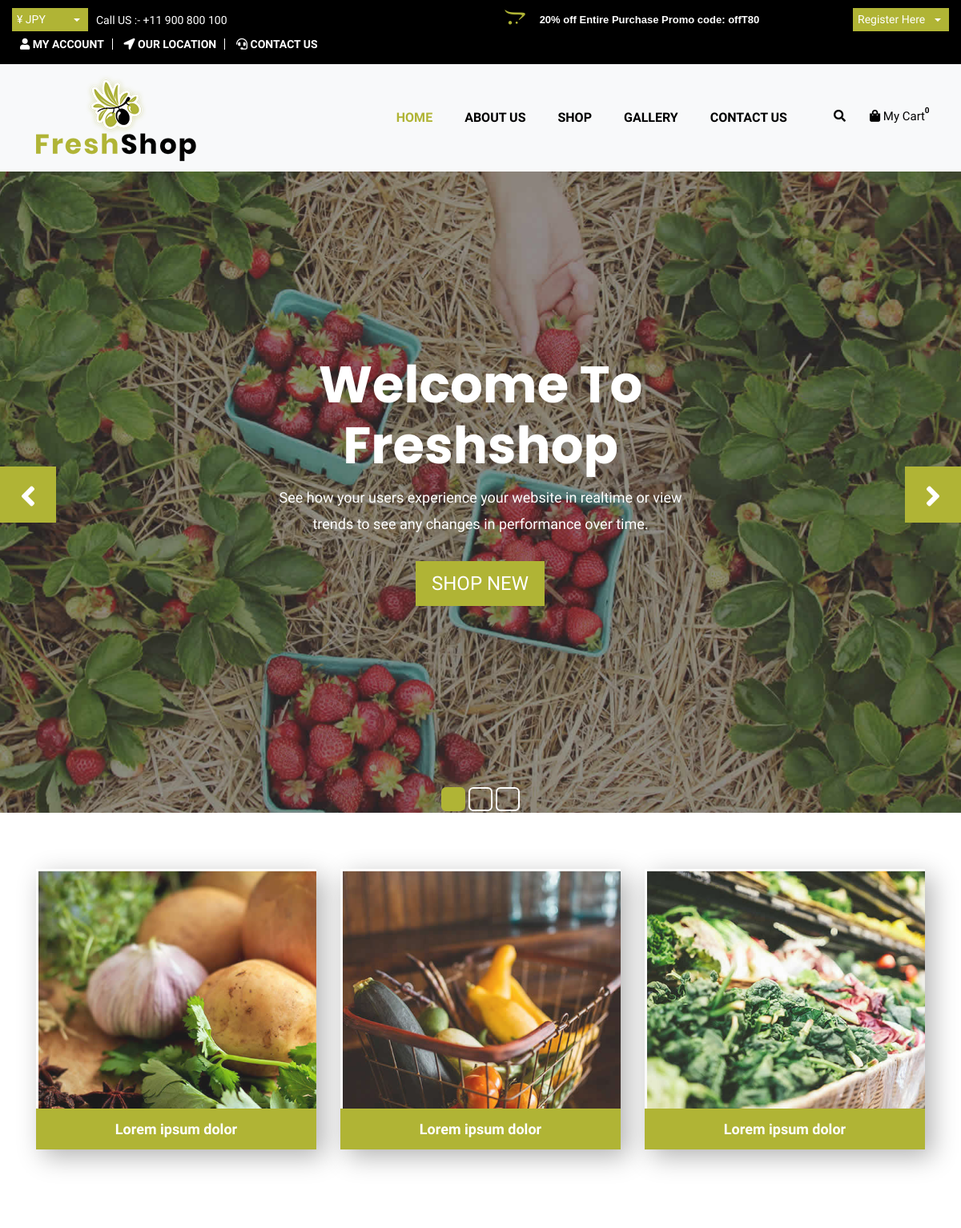
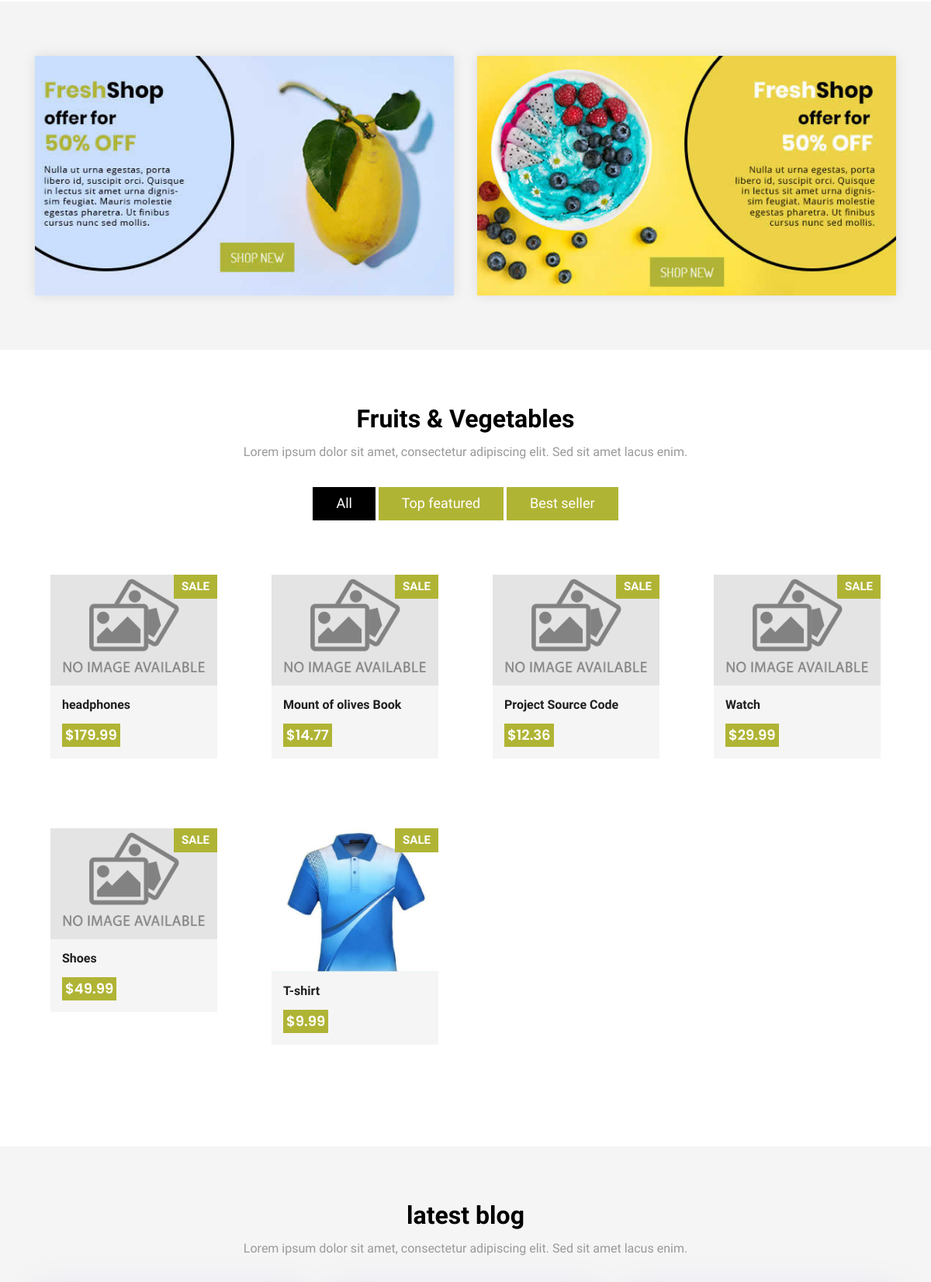
The page / (upper part) on the database its author committed (2 pictures, top to bottom).
### store/models.py (models this page shows, shortened)
class Product(models.Model):
    name = models.CharField(max_length=200)
    price = models.FloatField()
    digital = models.BooleanField(default=False)
    image = models.ImageField(default='products/unnamed.jpg', upload_to='products')

### store/views.py (the view)
# urls.py: 2. Add a URL to urlpatterns:  path('', views.home, name='home')
def home(request):
    products = Product.objects.all
    data = cartData(request)
    items = data['items']
    order = data['order']
    context = {
        'items' : items,
        'order':order,
        'products':products,
    }
    return render(request,'store/store.html',context)

### store/utils.py (called while the page is built, shortened)
def CookieCart(request):
    try:
        try:
            cart = json.loads(request.COOKIES['cart'])
        except:
            cart = {}
        items = []
        order = {
            'get_cart_total': 0,
            'get_item_total' : 0,
            'shipping':False,
        }
    except:
        pass
    return {'items':items,'order':order}

def cartData(request):
    if request.user.is_authenticated:
        customer = request.user.customer
        order,created = Order.objects.get_or_create(customer=customer,completed=False)
        items = order.orderitem_set.all()
    else:
        cookiedata = CookieCart(request)
        items = cookiedata['items']
        order = cookiedata['order']
    return {'order':order,'items':items}

### store/templates/store/store.html (shortened to what this page needs)
{% extends 'main.html' %}
{% load static %}
{% block content %}
<div id="slides-shop" class="cover-slides">
    <ul class="slides-container">
        <li class="text-center">
            <img src="{% static 'images/banner-01.jpg' %}" alt="">
            <div class="container">
                <div class="row">
                    <div class="col-md-12">
                        <h1 class="m-b-20"><strong>Welcome To <br> Freshshop</strong></h1>
                        <p class="m-b-40">See how your users experience your website in realtime or view <br> trends to see any changes in performance over time.</p>
                        <p><a class="btn hvr-hover" href="#">Shop New</a></p>
                    </div>
                </div>
            </div>
        </li>
    </ul>
    <div class="slides-navigation">
        <a href="#" class="next"><i class="fa fa-angle-right" aria-hidden="true"></i></a>
        <a href="#" class="prev"><i class="fa fa-angle-left" aria-hidden="true"></i></a>
    </div>
</div>
<div class="categories-shop">
    <div class="container">
        <div class="row">
            <div class="col-lg-4 col-md-4 col-sm-12 col-xs-12">
                <div class="shop-cat-box">
                    <img class="img-fluid" src="{% static 'images/categories_img_01.jpg' %}" alt="" />
                    <a class="btn hvr-hover" href="#">Lorem ipsum dolor</a>
                </div>
            </div>
            <div class="col-lg-4 col-md-4 col-sm-12 col-xs-12">
                <div class="shop-cat-box">
                    <img class="img-fluid" src="{% static 'images/categories_img_02.jpg' %}" alt="" />
                    <a class="btn hvr-hover" href="#">Lorem ipsum dolor</a>
                </div>
            </div>
            <div class="col-lg-4 col-md-4 col-sm-12 col-xs-12">
                <div class="shop-cat-box">
                    <img class="img-fluid" src="{% static 'images/categories_img_03.jpg' %}" alt="" />
                    <a class="btn hvr-hover" href="#">Lorem ipsum dolor</a>
                </div>
            </div>
        </div>
    </div>
</div>
<div class="box-add-products">
    <div class="container">
        <div class="row">
            <div class="col-lg-6 col-md-6 col-sm-12">
                <div class="offer-box-products">
                    <img class="img-fluid" src="{% static 'images/add-img-01.jpg' %}" alt="" />
                </div>
            </div>
            <div class="col-lg-6 col-md-6 col-sm-12">
                <div class="offer-box-products">
                    <img class="img-fluid" src="{% static 'images/add-img-02.jpg' %}" alt="" />
                </div>
            </div>
        </div>
    </div>
</div>
<div class="products-box">
    <div class="container">
        <div class="row">
            <div class="col-lg-12">
                <div class="title-all text-center">
                    <h1>Fruits & Vegetables</h1>
                    <p>Lorem ipsum dolor sit amet, consectetur adipiscing elit. Sed sit amet lacus enim.</p>
                </div>
            </div>
        </div>
        <div class="row">
            <div class="col-lg-12">
                <div class="special-menu text-center">
                    <div class="button-group filter-button-group">
                        <button class="active" data-filter="*">All</button>
                        <button data-filter=".top-featured">Top featured</button>
                        <button data-filter=".best-seller">Best seller</button>
                    </div>
                </div>
            </div>
        </div>
        <div class="row special-list">
            {% for product in products %}
            <div class="col-lg-3 col-md-6 special-grid best-seller" style="margin:10px auto;">
                <div class="products-single fix" style="padding: 20px;">
                    <div class="box-img-hover">
                        <div class="type-lb">
                            <p class="sale">Sale</p>
                        </div>
                        <img src="{{product.image.url}}" class="img-fluid" alt="Image" >
                    </div>
                    <div class="why-text">
                        <h4>{{product.name}}</h4>
                        <h5> ${{product.price}} </h5>
                    </div>
                </div>
            </div>
            {% endfor %}
        </div>
    </div>
</div>
<div class="latest-blog">
    <div class="container">
        <div class="row">
            <div class="col-lg-12">
                <div class="title-all text-center">
                    <h1>latest blog</h1>
                    <p>Lorem ipsum dolor sit amet, consectetur adipiscing elit. Sed sit amet lacus enim.</p>
                </div>
            </div>
        </div>
    </div>
</div>
{% endblock %}

### store/templates/main.html (shortened to what this page needs)
<!DOCTYPE html>
{% load static %}
<html lang="en">
<head>
    <link rel="stylesheet" href="{% static 'css/bootstrap.min.css' %}">
    <link rel="stylesheet" href="{% static 'css/style.css' %}">
    <link rel="stylesheet" href="{% static 'css/responsive.css' %}">
    <link rel="stylesheet" href="{% static 'css/custom.css' %}">
</head>
<body>
    <div class="main-top">
        <div class="container-fluid">
            <div class="row">
                <div class="col-lg-6 col-md-6 col-sm-12 col-xs-12">
					<div class="custom-select-box">
                        <select id="basic" class="selectpicker show-tick form-control" data-placeholder="$ USD">
							<option>¥ JPY</option>
						</select>
                    </div>
                    <div class="right-phone-box">
                        <p>Call US :- <a href="#"> +11 900 800 100</a></p>
                    </div>
                    <div class="our-link">
                        <ul>
                            <li><a href="#"><i class="fa fa-user s_color"></i> My Account</a></li>
                            <li><a href="#"><i class="fas fa-location-arrow"></i> Our location</a></li>
                            <li><a href="#"><i class="fas fa-headset"></i> Contact Us</a></li>
                        </ul>
                    </div>
                </div>
                <div class="col-lg-6 col-md-6 col-sm-12 col-xs-12">
					<div class="login-box">
						<select id="basic" class="selectpicker show-tick form-control" data-placeholder="Sign In">
							<option>Register Here</option>
						</select>
					</div>
                    <div class="text-slid-box">
                        <div id="offer-box" class="carouselTicker">
                            <ul class="offer-box">
                                <li>
                                    <i class="fab fa-opencart"></i> 20% off Entire Purchase Promo code: offT80
                                </li>
                            </ul>
                        </div>
                    </div>
                </div>
            </div>
        </div>
    </div>
    <header class="main-header">
        <nav class="navbar navbar-expand-lg navbar-light bg-light navbar-default bootsnav">
            <div class="container">
                <div class="navbar-header">
                    <a class="navbar-brand" href="{% url 'store:home' %}"><img src="{% static 'images/logo.png' %}" class="logo" alt=""></a>
                </div>
                <div class="collapse navbar-collapse" id="navbar-menu">
                    <ul class="nav navbar-nav ml-auto" data-in="fadeInDown" data-out="fadeOutUp">
                        <li class="nav-item active"><a class="nav-link" href="{% url 'store:home' %}">Home</a></li>
                        <li class="nav-item"><a class="nav-link" href="{% url 'store:about' %}">About Us</a></li>
                        <li class="dropdown">
                            <a href="#" class="nav-link dropdown-toggle arrow" data-toggle="dropdown">SHOP</a>
                        </li>
                        <li class="nav-item"><a class="nav-link" href="gallery.html">Gallery</a></li>
                        <li class="nav-item"><a class="nav-link" href="{% url 'store:contact' %}">Contact Us</a></li>
                    </ul>
                </div>
                <div class="attr-nav">
                    <ul>
                        <li class="search"><a href="#"><i class="fa fa-search"></i></a></li>
                        <li class="side-menu">
							<a href="#">
								<i class="fa fa-shopping-bag"></i>
								<span class="badge">{{order.get_item_total}}</span>
								<p>My Cart</p>
							</a>
						</li>
                    </ul>
                </div>
            </div>
        </nav>
    </header>
    {% block content %}
    {% endblock %}
</body>
</html>

### static/css/all.css (style rules this page uses)
.fa,.fab,.fal,.far,.fas { -moz-osx-font-smoothing:grayscale;-webkit-font-smoothing:antialiased;display:inline-block;font-style:normal;font-variant:normal;text-rendering:auto;line-height:1 }
.fa-angle-left:before { content:"\f104" }
.fa-angle-right:before { content:"\f105" }
.fa-headset:before { content:"\f590" }
.fa-location-arrow:before { content:"\f124" }
.fa-opencart:before { content:"\f23d" }
.fa-search:before { content:"\f002" }
.fa-shopping-bag:before { content:"\f290" }
.fa-user:before { content:"\f007" }
.fab { font-family:"Font Awesome 5 Brands" }
.fa,.far,.fas { font-family:"Font Awesome 5 Free" }
.fa,.fas { font-weight:900 }

### static/css/superslides.css (style rules this page uses)
.slides-navigation { margin: 0 auto; position: absolute; z-index: 3; top: 46%; width: 100%; }
.slides-navigation a { position: absolute; display: block; }
.slides-navigation a.prev { left: 0; }
.slides-navigation a.next { right: 0; }

### static/css/carousel-ticker.css (style rules this page uses)
.carouselTicker { overflow: hidden; float: none; -webkit-user-select: none; -moz-user-select: none; -ms-user-select: none; -o-user-select: none; user-select: none; }

### static/css/bootsnav.css (style rules this page uses)
nav.bootsnav .container { position: relative; }
nav.navbar.bootsnav { margin-bottom: 0; -moz-border-radius: 0px; -webkit-border-radius: 0px; -o-border-radius: 0px; border-radius: 0px; background-color: #fff; border: none; z-index: 9; }
nav.navbar.bootsnav ul.nav > li > a { color: #6f6f6f; background-color: transparent; outline: none; margin-bottom: -2px; }
nav.navbar.bootsnav ul.nav li.megamenu-fw > a:hover, nav.navbar.bootsnav ul.nav li.megamenu-fw > a:focus, nav.navbar.bootsnav ul.nav li.active > a:hover, nav.navbar.bootsnav ul.nav li.active > a:focus, nav.navbar.bootsnav ul.nav li.active > a { background-color: transparent; }
.attr-nav { float: right; display: inline-block; margin-left: 13px; margin-right: -15px; }
.attr-nav > ul { padding: 0; margin: 0 0 -7px 0; list-style: none; display: inline-block; }
.attr-nav > ul > li { float: left; display: block; }
.attr-nav > ul > li > a { color: #010101; display: block; padding: 28px 15px; position: relative; }
.attr-nav > ul > li > a span.badge { position: absolute; top: 50%; margin-top: -15px; right: 5px; font-size: 10px; padding: 0; width: 15px; height: 15px; padding-top: 2px; }
body { -webkit-transition: all 0.3s ease-in-out; -moz-transition: all 0.3s ease-in-out; -o-transition: all 0.3s ease-in-out; -ms-transition: all 0.3s ease-in-out; transition: all 0.3s ease-in-out; }
@media (min-width: 1024px) { nav.navbar.bootsnav ul.nav > li > a { padding: 30px 15px; font-weight: 600; } }
@media (min-width: 1024px) { nav.navbar.bootsnav ul.nav > li.dropdown > a.dropdown-toggle:after { font-family: 'FontAwesome'; content: "\f0d7"; margin-left: 5px; margin-top: 2px; } }

### rows shown on the page
Product: image (picture), name "headphones", price "179.99"
Product: image (picture), name "Mount of olives Book", price "14.77"
Product: image (picture), name "Project Source Code", price "12.36"
Product: image (picture), name "Watch", price "29.99"
Product: image (picture), name "Shoes", price "49.99"
Product: image (picture), name "T-shirt", price "9.99"

### other values the page prints
{{ order.get_item_total }} "0"
